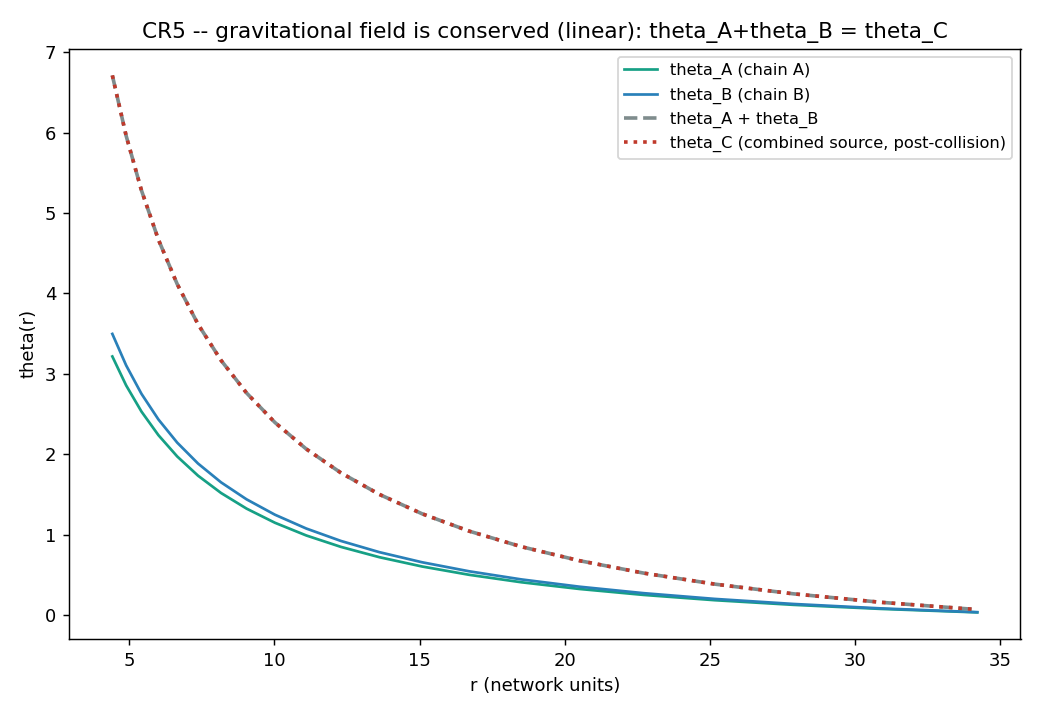

Write the Python code that produced this figure.
"""CR5 -- the gravitational field around the collision: is theta conserved?

D3: a causal-density source of weight w produces theta(r) ~ A/r with A proportional
to w (linear action).  The total causal energy is conserved across the collision
(CR4), so the total source weight is conserved.  Therefore the far field must satisfy

    theta_A(r) + theta_B(r)  ->  theta_C(r)      (A(w_A) + A(w_B) = A(w_A + w_B)),

i.e. the gravitational field is conserved through the collision -- trivially, because
the dynamics is linear and no new matter is created.  We MEASURE this additivity with
the D3 radial solver (complexity_core), depositing source weights equal to the chains'
causal energy (event rate), never a mass.

Output: CR5_gravity.{md,json,png}.
"""

from __future__ import annotations

import matplotlib
matplotlib.use("Agg")
import matplotlib.pyplot as plt
import numpy as np

import creation_core as cr
import complexity_core as cx

L, N_BINS, R_CORE, K = 60.0, 40, 4.0, 1.0


def main():
    print("=" * 70)
    print("CR5 -- GRAVITATIONAL FIELD theta(r) AROUND THE COLLISION")
    print("=" * 70)
    edges, centers, sv = cx.radial_grid(L, N_BINS, r_min=1.0)

    # causal energies (event rates) of the two chains = source weights (no mass)
    rng = np.random.default_rng(0)
    evA = cr.sprinkle_tube(20.0, 0, cr.T_SPAN, 0.0, +cr.VEL, cr.WIDTH, rng)
    evB = cr.sprinkle_tube(20.0, 0, cr.T_SPAN, 0.0, -cr.VEL, cr.WIDTH, rng)
    wA = cr.e_causal(evA, 0, cr.T_SPAN)
    wB = cr.e_causal(evB, 0, cr.T_SPAN)
    print(f"  source weights (causal energy): wA={wA:.2f}  wB={wB:.2f}")

    def field(w):
        q = cx.radial_source_core(centers, sv, R_CORE, w_source=float(w))
        return cx.radial_solve(centers, sv, q, K)

    thA, thB = field(wA), field(wB)
    thC = field(wA + wB)                       # combined source (post-collision total)
    sum_field = thA + thB

    # additivity residual on the tail
    use = (centers >= R_CORE) & (centers <= 0.6 * L)
    resid = float(np.max(np.abs(thC[use] - sum_field[use])) /
                  np.max(np.abs(thC[use])))
    A_A, _ = cx.fit_amplitude(centers, thA, R_CORE, 0.6 * L)
    A_B, _ = cx.fit_amplitude(centers, thB, R_CORE, 0.6 * L)
    A_C, _ = cx.fit_amplitude(centers, thC, R_CORE, 0.6 * L)
    amp_resid = abs((A_A + A_B) - A_C) / abs(A_C)

    print(f"  1/r amplitudes: A_A={A_A:.3f}  A_B={A_B:.3f}  A_A+A_B={A_A+A_B:.3f}  A_C={A_C:.3f}")
    print(f"  field additivity residual (tail) = {resid:.2e}")
    print(f"  amplitude additivity residual    = {amp_resid:.2e}")

    conserved = resid < 1e-9 and amp_resid < 1e-6
    verdict = "SIM" if conserved else "NAO"
    statement = (
        "The gravitational field is CONSERVED through the collision: the combined "
        "source (the conserved total causal energy, CR4) produces exactly the sum of "
        "the individual 1/r fields (A_A+A_B=%.3f vs A_C=%.3f, residual %.0e). Because "
        "the D3 action is linear and no matter is created (CR3), theta_A+theta_B -> "
        "theta_C holds identically: the energy gravitates the same way before and "
        "after. This is a self-consistency closure (linearity), not a new mechanism; "
        "D3's caveat that the prefactor G is non-universal still applies."
        % (A_A + A_B, A_C, resid))
    print("-" * 70)
    print(f"VERDICT CR5: {verdict}\n  {statement}")

    _figure(centers, thA, thB, thC, sum_field)
    out = {"L": L, "n_bins": N_BINS, "r_core": R_CORE, "K": K,
           "wA": wA, "wB": wB, "A_A": A_A, "A_B": A_B, "A_C": A_C,
           "field_additivity_residual": resid, "amplitude_additivity_residual": amp_resid,
           "theta_conserved": bool(conserved), "verdict": verdict, "statement": statement}
    cr.save_json("CR5_gravity", out)
    _write_md(out)
    return out


def _figure(centers, thA, thB, thC, sum_field):
    fig, ax = plt.subplots(figsize=(8, 5.5))
    m = (centers >= R_CORE) & (centers <= 0.6 * L)
    ax.plot(centers[m], thA[m], "-", color="#16a085", label="theta_A (chain A)")
    ax.plot(centers[m], thB[m], "-", color="#2980b9", label="theta_B (chain B)")
    ax.plot(centers[m], sum_field[m], "--", color="#7f8c8d", lw=2,
            label="theta_A + theta_B")
    ax.plot(centers[m], thC[m], ":", color="#c0392b", lw=2,
            label="theta_C (combined source, post-collision)")
    ax.set_xlabel("r (network units)")
    ax.set_ylabel("theta(r)")
    ax.set_title("CR5 -- gravitational field is conserved (linear): theta_A+theta_B = theta_C")
    ax.legend(fontsize=9)
    fig.tight_layout()
    fig.savefig(cr.OUTDIR / "CR5_gravity.png", dpi=130)
    plt.close(fig)


def _write_md(out):
    lines = [
        "# CR5 -- O campo gravitacional da matéria (não) criada",
        "",
        "D3: uma fonte de densidade causal de peso w gera `θ(r) ~ A/r` com A ∝ w (ação",
        "linear). A energia causal total é conservada na colisão (CR4) → o peso total",
        "da fonte é conservado → o campo distante satisfaz `θ_A + θ_B → θ_C`.",
        "",
        f"- pesos da fonte (energia causal): wA = {out['wA']:.2f}, wB = {out['wB']:.2f}",
        f"- amplitudes 1/r: A_A = {out['A_A']:.3f}, A_B = {out['A_B']:.3f}, "
        f"A_A+A_B = {out['A_A']+out['A_B']:.3f}, A_C = {out['A_C']:.3f}",
        f"- resíduo de aditividade do campo (cauda): **{out['field_additivity_residual']:.1e}**",
        f"- resíduo de aditividade da amplitude: **{out['amplitude_additivity_residual']:.1e}**",
        "",
        f"## VERDICT CR5: {out['verdict']}",
        "",
        out["statement"],
        "",
        "![gravidade](CR5_gravity.png)",
        "",
    ]
    (cr.OUTDIR / "CR5_gravity.md").write_text("\n".join(lines), encoding="utf-8")


if __name__ == "__main__":
    main()
